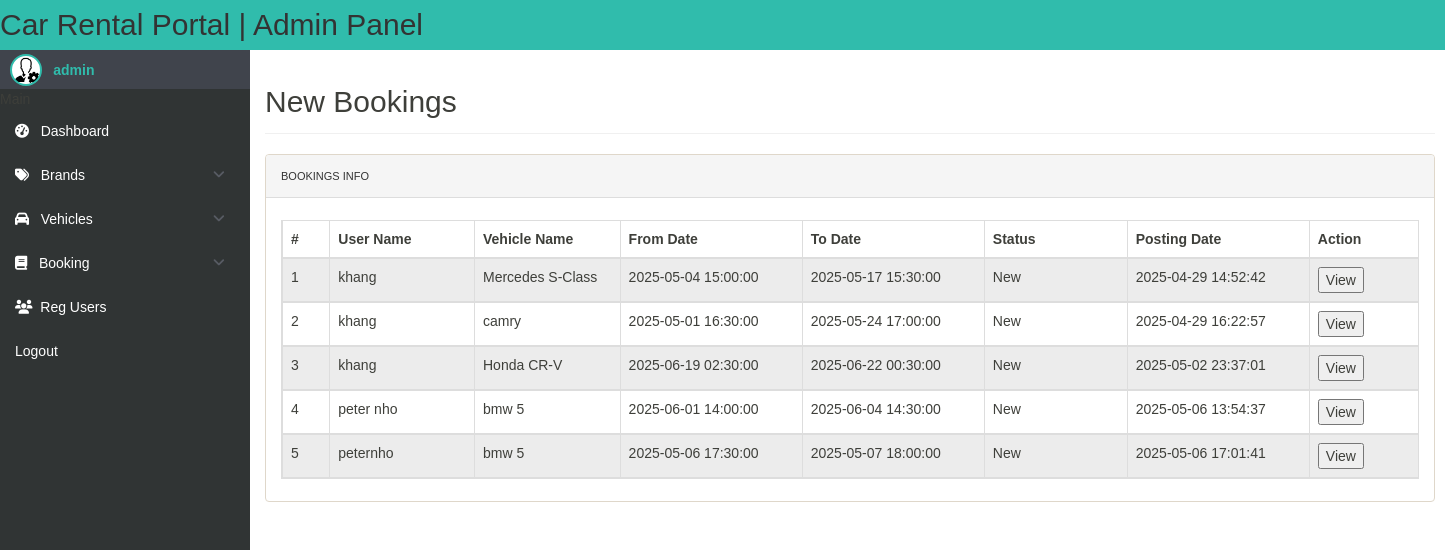
The page /admin/booking_status_new.php (signed in) on the database as committed earlier.
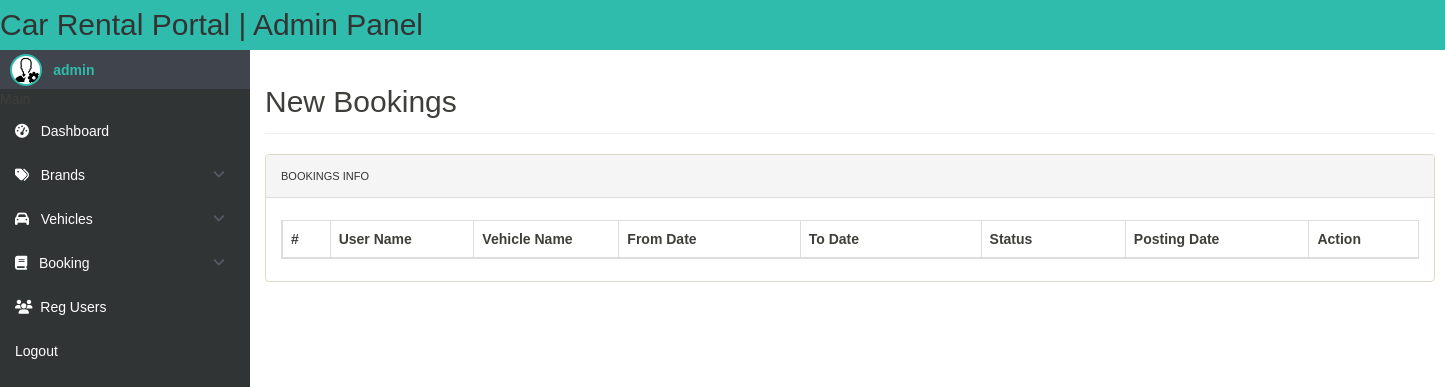
The same page on the database as committed later.
### tables this page shows
CREATE TABLE `booking` (
  `BookingNumber` bigint(20) NOT NULL,
  `userId` int(11) NOT NULL,
  `VehicleId` int(11) NOT NULL,
  `FromDate` datetime NOT NULL,
  `ToDate` datetime NOT NULL,
  `message` varchar(100) NOT NULL,
  `Status` varchar(50) NOT NULL,
  `PostingDate` datetime NOT NULL DEFAULT current_timestamp()
);

CREATE TABLE `users` (
  `Id` int(11) NOT NULL,
  `FullName` varchar(100) NOT NULL,
  `Email` varchar(100) NOT NULL,
  `Password` char(255) NOT NULL,
  `PhoneNumber` varchar(50) NOT NULL,
  `DateOfBirth` date NOT NULL,
  `Address` varchar(100) NOT NULL,
  `RegDate` datetime NOT NULL DEFAULT current_timestamp(),
  `UpdateDate` datetime NOT NULL DEFAULT current_timestamp() ON UPDATE current_timestamp()
);

CREATE TABLE `vehicles` (
  `VehicleId` int(11) NOT NULL,
  `VehiclesTitle` varchar(50) NOT NULL,
  `BrandId` int(11) NOT NULL,
  `VehicleOverview` varchar(255) NOT NULL,
  `PricePerDay` int(11) NOT NULL,
  `FuelType` varchar(20) NOT NULL,
  `ModelYear` year(4) NOT NULL,
  `SeatingCapacity` int(11) NOT NULL,
  `AirConditioner` tinyint(1) NOT NULL,
  `PowerDoorLocks` tinyint(1) NOT NULL,
  `AntiLockBrakingSystem` tinyint(1) NOT NULL,
  `BrakeAssist` tinyint(1) NOT NULL,
  `PowerSteering` tinyint(1) NOT NULL,
  `DriverAirbag` tinyint(1) NOT NULL,
  `PassengerAirbag` tinyint(1) NOT NULL,
  `PowerWindows` tinyint(1) NOT NULL,
  `CDPlayer` tinyint(1) NOT NULL,
  `CentralLocking` tinyint(1) NOT NULL,
  `CrashSensor` tinyint(1) NOT NULL,
  `LeatherSeats` tinyint(1) NOT NULL,
  `Vimage1` varchar(255) DEFAULT NULL,
  `Vimage2` varchar(255) DEFAULT NULL,
  `Vimage3` varchar(255) DEFAULT NULL,
  `Vimage4` varchar(255) DEFAULT NULL,
  `Vimage5` varchar(255) DEFAULT NULL
);

### admin/booking_status_new.php (the view, shortened to what the changed rows need)
<?php
include 'db.php';
$sql = "SELECT * FROM booking where Status like 'New'";
$result = mysqli_query($conn,$sql);
?>
<!DOCTYPE html>
<html lang="en">
<head>
    <link rel="stylesheet" href="https://cdnjs.cloudflare.com/ajax/libs/font-awesome/6.5.0/css/all.min.css">
    <link rel="stylesheet" href="https://maxcdn.bootstrapcdn.com/bootstrap/3.4.1/css/bootstrap.min.css">
    <link rel="stylesheet" href="https://cdn.datatables.net/1.13.4/css/dataTables.bootstrap5.min.css" />
    <link rel="stylesheet" href="dashboard.css">
</head>
<body>
    <div class="head">
        <h2>Car Rental Portal | Admin Panel</h2>
    </div>
    <div class="main-content">
        <div class="content">
            <div class="container">
                <div class="row">
                    <div class="col-ml-12">
                        <h2 class="page-title">New Bookings</h2>
                        <div class="panel panel-default">
                            <div class="panel-body">
                                <div id="zctb_wrapper" class="dataTables_wrapper form-inline dt-bootstrap">
                                    <div class="row">
                                        <div class="col-sm-12">
                                            <table id="zctb" class="display table table-striped table-bordered table-hover dataTable" cellspacing="0" width="100%" role="grid" aria-describedby="zctb_info" style="width: 100%;">
                                                <thead>
                                                    <tr role="row">
                                                        <th tabindex="0" rowspan="1" colspan="1" style="width: 34.2px;">#</th>
                                                        <th tabindex="0" rowspan="1" colspan="1" style="width: 140.2px;">User Name</th>
                                                        <th tabindex="0" rowspan="1" colspan="1" style="width: 140.2px;">Vehicle Name</th>
                                                        <th tabindex="0" rowspan="1" colspan="1" style="width: 184.2px;">From Date</th>
                                                        <th tabindex="0" rowspan="1" colspan="1" style="width: 184.2px;">To Date</th>
                                                        <th tabindex="0" rowspan="1" colspan="1" style="width: 140.2px;">Status</th>
                                                        <th tabindex="0" rowspan="1" colspan="1" style="width: 184.2px;">Posting Date</th>
                                                        <th tabindex="0" rowspan="1" colspan="1" style="width: 100px;">Action</th>
                                                    </tr>
                                                </thead>
                                                <tbody>
                                                    <?php
                                                    if (mysqli_num_rows($result) > 0) {
                                                        $i = 1;
                                                        while ($row = mysqli_fetch_assoc($result)) {
                                                            $vehicleName = "Unknown";
                                                            $vehicleSql = "SELECT VehiclesTitle FROM vehicles WHERE VehicleId = " . $row['VehicleId'];
                                                            $vehicleResult = mysqli_query($conn, $vehicleSql);
                                                            if ($vehicleResult && $vehicleRow = mysqli_fetch_assoc($vehicleResult)) {
                                                                $vehicleName = $vehicleRow['VehiclesTitle'];
                                                            }
                                                            $userName = "Unknown";
                                                            $userSql = "SELECT FullName FROM users WHERE Id = " . $row['userId'];
                                                            $userResult = mysqli_query($conn, $userSql);
                                                            if ($userResult && $userRow = mysqli_fetch_assoc($userResult)) {
                                                                $userName = $userRow['FullName'];
                                                            }
                                                            echo "<tr>
                                                                    <td>{$i}</td>
                                                                    <td>{$userName}</td>
                                                                    <td>{$vehicleName}</td>
                                                                    <td>{$row['FromDate']}</td>
                                                                    <td>{$row['ToDate']}</td>
                                                                    <td>{$row['Status']}</td>
                                                                    <td>{$row['PostingDate']}</td>
                                                                    <td>
                                                                        <form method='GET' action='bookingDetailForNew.php' style='display:inline'>
                                                                            <input type='hidden' name='view_id' value='{$row['BookingNumber']}'>
                                                                            <button type='submit'>View</button>
                                                                        </form>
                                                                    </td>
                                                                </tr>";
                                                            $i++;
                                                        }
                                                    }
                                                    ?>
                                                </tbody>
                                            </table>
                                        </div>
                                    </div>
                                </div>
                            </div>
                        </div>
                    </div>
                </div>
            </div>
        </div>
    </div>
</body>
</html>

Rows that differ between the two databases and show on the page:
removed booking: userId.FullName "khang", VehicleId.VehiclesTitle "Mercedes S-Class", FromDate "2025-05-04 15:00:00", ToDate "2025-05-17 15:30:00", Status "New", PostingDate "2025-04-29 14:52:42"
removed booking: userId.FullName "khang", VehicleId.VehiclesTitle "camry", FromDate "2025-05-01 16:30:00", ToDate "2025-05-24 17:00:00", Status "New", PostingDate "2025-04-29 16:22:57"
removed booking: userId.FullName "khang", VehicleId.VehiclesTitle "Honda CR-V", FromDate "2025-06-19 02:30:00", ToDate "2025-06-22 00:30:00", Status "New", PostingDate "2025-05-02 23:37:01"
removed booking: userId.FullName "peter nho", VehicleId.VehiclesTitle "bmw 5", FromDate "2025-06-01 14:00:00", ToDate "2025-06-04 14:30:00", Status "New", PostingDate "2025-05-06 13:54:37"
removed booking: userId.FullName "peternho", VehicleId.VehiclesTitle "bmw 5", FromDate "2025-05-06 17:30:00", ToDate "2025-05-07 18:00:00", Status "New", PostingDate "2025-05-06 17:01:41"
